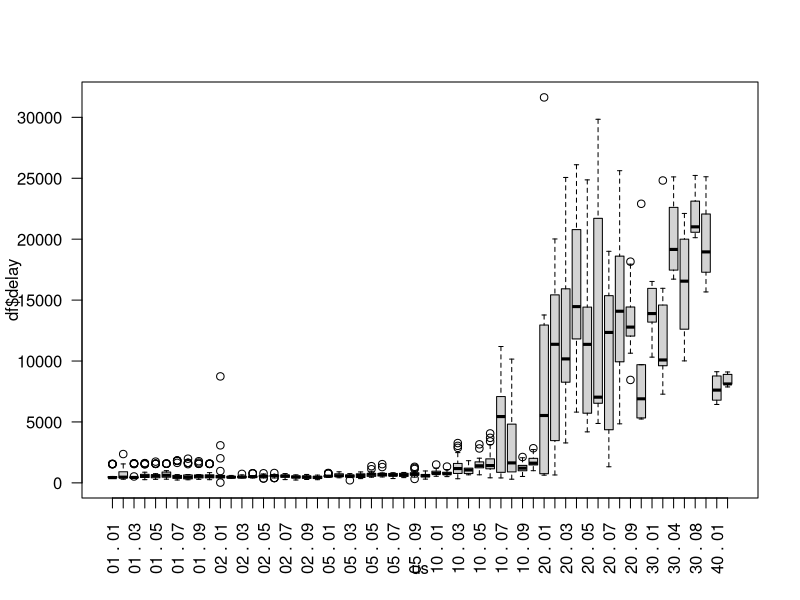

Here is the R script that generated this plot:
setwd ("/home/score/workspace/selenium_test/Google_Docs_details_report")
df <- read.table ("res_google.txt", header = TRUE)
u <- df$ user
s <- df$speed
us <- paste(formatC( u , width = 2, format = "d", flag = "0") , '.' , formatC( s , width = 2, format = "d", flag = "0" ), space='')
boxplot (df$delay ~ us, las = 2)
